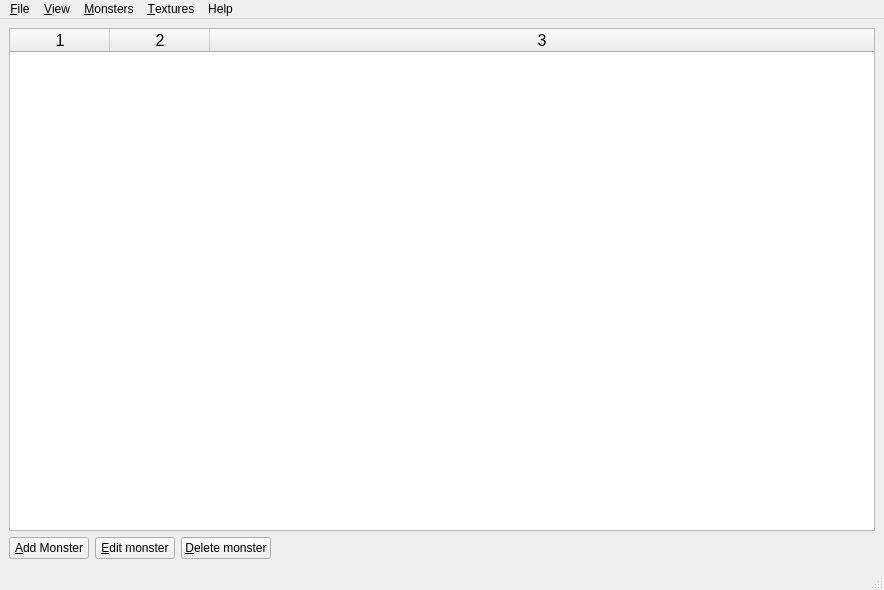
<?xml version="1.0" encoding="UTF-8"?>
<ui version="4.0">
 <class>MainForm</class>
 <widget class="QMainWindow" name="MainForm">
  <property name="geometry">
   <rect>
    <x>0</x>
    <y>0</y>
    <width>884</width>
    <height>590</height>
   </rect>
  </property>
  <property name="windowTitle">
   <string>MonsterEditor</string>
  </property>
  <property name="windowIcon">
   <iconset resource="../res/global.qrc">
    <normaloff>:/MonsterEditor Icon.png</normaloff>:/MonsterEditor Icon.png</iconset>
  </property>
  <widget class="QWidget" name="centralwidget">
   <layout class="QGridLayout" name="gridLayout">
    <item row="0" column="0">
     <layout class="QHBoxLayout" name="horizontalLayout">
      <item>
       <widget class="QSplitter" name="splitter">
        <property name="orientation">
         <enum>Qt::Horizontal</enum>
        </property>
        <widget class="QWidget" name="verticalLayoutWidget">
         <layout class="QVBoxLayout" name="verticalLayout">
          <item>
           <widget class="QTableWidget" name="tableWidgetItems">
            <property name="font">
             <font>
              <pointsize>12</pointsize>
             </font>
            </property>
            <property name="editTriggers">
             <set>QAbstractItemView::NoEditTriggers</set>
            </property>
            <property name="alternatingRowColors">
             <bool>true</bool>
            </property>
            <property name="selectionMode">
             <enum>QAbstractItemView::SingleSelection</enum>
            </property>
            <property name="selectionBehavior">
             <enum>QAbstractItemView::SelectRows</enum>
            </property>
            <property name="iconSize">
             <size>
              <width>24</width>
              <height>24</height>
             </size>
            </property>
            <property name="sortingEnabled">
             <bool>true</bool>
            </property>
            <property name="rowCount">
             <number>0</number>
            </property>
            <property name="columnCount">
             <number>3</number>
            </property>
            <attribute name="horizontalHeaderStretchLastSection">
             <bool>true</bool>
            </attribute>
            <attribute name="verticalHeaderVisible">
             <bool>false</bool>
            </attribute>
            <column/>
            <column/>
            <column/>
           </widget>
          </item>
          <item>
           <layout class="QHBoxLayout" name="horizontalLayout_2">
            <item>
             <widget class="QPushButton" name="pushButtonAddMonster">
              <property name="text">
               <string>&amp;Add Monster</string>
              </property>
              <property name="icon">
               <iconset resource="../res/global.qrc">
                <normaloff>:/commonUI/res/gtk-add.svg</normaloff>:/commonUI/res/gtk-add.svg</iconset>
              </property>
             </widget>
            </item>
            <item>
             <widget class="QPushButton" name="pushButtonEditMonster">
              <property name="text">
               <string>&amp;Edit monster</string>
              </property>
              <property name="icon">
               <iconset resource="../res/global.qrc">
                <normaloff>:/commonUI/res/gtk-edit.svg</normaloff>:/commonUI/res/gtk-edit.svg</iconset>
              </property>
             </widget>
            </item>
            <item>
             <widget class="QPushButton" name="pushButtonDeleteMonster">
              <property name="text">
               <string>&amp;Delete monster</string>
              </property>
              <property name="icon">
               <iconset resource="../res/global.qrc">
                <normaloff>:/commonUI/res/gtk-delete.svg</normaloff>:/commonUI/res/gtk-delete.svg</iconset>
              </property>
             </widget>
            </item>
            <item>
             <spacer name="horizontalSpacer">
              <property name="orientation">
               <enum>Qt::Horizontal</enum>
              </property>
              <property name="sizeHint" stdset="0">
               <size>
                <width>40</width>
                <height>20</height>
               </size>
              </property>
             </spacer>
            </item>
           </layout>
          </item>
         </layout>
        </widget>
       </widget>
      </item>
     </layout>
    </item>
   </layout>
  </widget>
  <widget class="QMenuBar" name="menubar">
   <property name="geometry">
    <rect>
     <x>0</x>
     <y>0</y>
     <width>884</width>
     <height>30</height>
    </rect>
   </property>
   <widget class="QMenu" name="menu_File">
    <property name="geometry">
     <rect>
      <x>267</x>
      <y>121</y>
      <width>260</width>
      <height>204</height>
     </rect>
    </property>
    <property name="sizePolicy">
     <sizepolicy hsizetype="Preferred" vsizetype="Preferred">
      <horstretch>0</horstretch>
      <verstretch>0</verstretch>
     </sizepolicy>
    </property>
    <property name="minimumSize">
     <size>
      <width>260</width>
      <height>0</height>
     </size>
    </property>
    <property name="title">
     <string>&amp;File</string>
    </property>
    <widget class="QMenu" name="menu_RecentMonstersDB">
     <property name="title">
      <string>&amp;Recent Monsters DB</string>
     </property>
     <addaction name="action_RecentMap1"/>
     <addaction name="action_RecentMap2"/>
     <addaction name="action_RecentMap3"/>
     <addaction name="action_RecentMap4"/>
     <addaction name="action_RecentMap5"/>
    </widget>
    <addaction name="action_Open"/>
    <addaction name="menu_RecentMonstersDB"/>
    <addaction name="separator"/>
    <addaction name="action_Save"/>
    <addaction name="action_SaveAs"/>
    <addaction name="separator"/>
    <addaction name="action_Quit"/>
   </widget>
   <widget class="QMenu" name="menuHelp">
    <property name="title">
     <string>Help</string>
    </property>
    <addaction name="action_About"/>
   </widget>
   <widget class="QMenu" name="menu_View">
    <property name="title">
     <string>&amp;View</string>
    </property>
    <widget class="QMenu" name="menu_Color_theme">
     <property name="title">
      <string>&amp;Color theme</string>
     </property>
     <addaction name="action_LightTheme"/>
     <addaction name="action_DarkTheme"/>
    </widget>
    <addaction name="menu_Color_theme"/>
   </widget>
   <widget class="QMenu" name="menu_Monsters">
    <property name="title">
     <string>&amp;Monsters</string>
    </property>
    <addaction name="action_AddMonster"/>
    <addaction name="action_EditMonster"/>
    <addaction name="action_DeleteMonster"/>
   </widget>
   <widget class="QMenu" name="menu_Textures">
    <property name="title">
     <string>&amp;Textures</string>
    </property>
    <addaction name="action_ManageTextures"/>
   </widget>
   <addaction name="menu_File"/>
   <addaction name="menu_View"/>
   <addaction name="menu_Monsters"/>
   <addaction name="menu_Textures"/>
   <addaction name="menuHelp"/>
  </widget>
  <widget class="QStatusBar" name="statusbar"/>
  <action name="action_Quit">
   <property name="icon">
    <iconset resource="../res/global.qrc">
     <normaloff>:/commonUI/res/exit.svg</normaloff>:/commonUI/res/exit.svg</iconset>
   </property>
   <property name="text">
    <string>&amp;Quit</string>
   </property>
  </action>
  <action name="action_About">
   <property name="text">
    <string>&amp;About...</string>
   </property>
  </action>
  <action name="action_LightTheme">
   <property name="checkable">
    <bool>true</bool>
   </property>
   <property name="text">
    <string>&amp;Light</string>
   </property>
  </action>
  <action name="action_DarkTheme">
   <property name="checkable">
    <bool>true</bool>
   </property>
   <property name="text">
    <string>&amp;Dark</string>
   </property>
  </action>
  <action name="action_Open">
   <property name="icon">
    <iconset resource="../res/global.qrc">
     <normaloff>:/commonUI/res/document-open.svg</normaloff>:/commonUI/res/document-open.svg</iconset>
   </property>
   <property name="text">
    <string>&amp;Open...</string>
   </property>
   <property name="shortcut">
    <string>Ctrl+O</string>
   </property>
  </action>
  <action name="action_Save">
   <property name="icon">
    <iconset resource="../res/global.qrc">
     <normaloff>:/commonUI/res/document-save.svg</normaloff>:/commonUI/res/document-save.svg</iconset>
   </property>
   <property name="text">
    <string>&amp;Save</string>
   </property>
   <property name="shortcut">
    <string>Ctrl+S</string>
   </property>
  </action>
  <action name="action_SaveAs">
   <property name="icon">
    <iconset resource="../res/global.qrc">
     <normaloff>:/commonUI/res/document-save-as.svg</normaloff>:/commonUI/res/document-save-as.svg</iconset>
   </property>
   <property name="text">
    <string>Save as...</string>
   </property>
  </action>
  <action name="action_AddMonster">
   <property name="text">
    <string>&amp;Add a monster...</string>
   </property>
  </action>
  <action name="action_ManageTextures">
   <property name="text">
    <string>&amp;Manage textures...</string>
   </property>
  </action>
  <action name="action_EditMonster">
   <property name="text">
    <string>&amp;Edit monster...</string>
   </property>
  </action>
  <action name="action_DeleteMonster">
   <property name="text">
    <string>&amp;Delete monster...</string>
   </property>
  </action>
  <action name="actiong">
   <property name="text">
    <string>g</string>
   </property>
  </action>
  <action name="action_RecentMap1">
   <property name="text">
    <string/>
   </property>
   <property name="visible">
    <bool>false</bool>
   </property>
  </action>
  <action name="action_RecentMap2">
   <property name="text">
    <string/>
   </property>
   <property name="visible">
    <bool>false</bool>
   </property>
  </action>
  <action name="action_RecentMap3">
   <property name="text">
    <string/>
   </property>
   <property name="visible">
    <bool>false</bool>
   </property>
  </action>
  <action name="action_RecentMap4">
   <property name="text">
    <string/>
   </property>
   <property name="visible">
    <bool>false</bool>
   </property>
  </action>
  <action name="action_RecentMap5">
   <property name="text">
    <string/>
   </property>
   <property name="visible">
    <bool>false</bool>
   </property>
  </action>
 </widget>
 <resources>
  <include location="../res/global.qrc"/>
 </resources>
 <connections/>
</ui>
